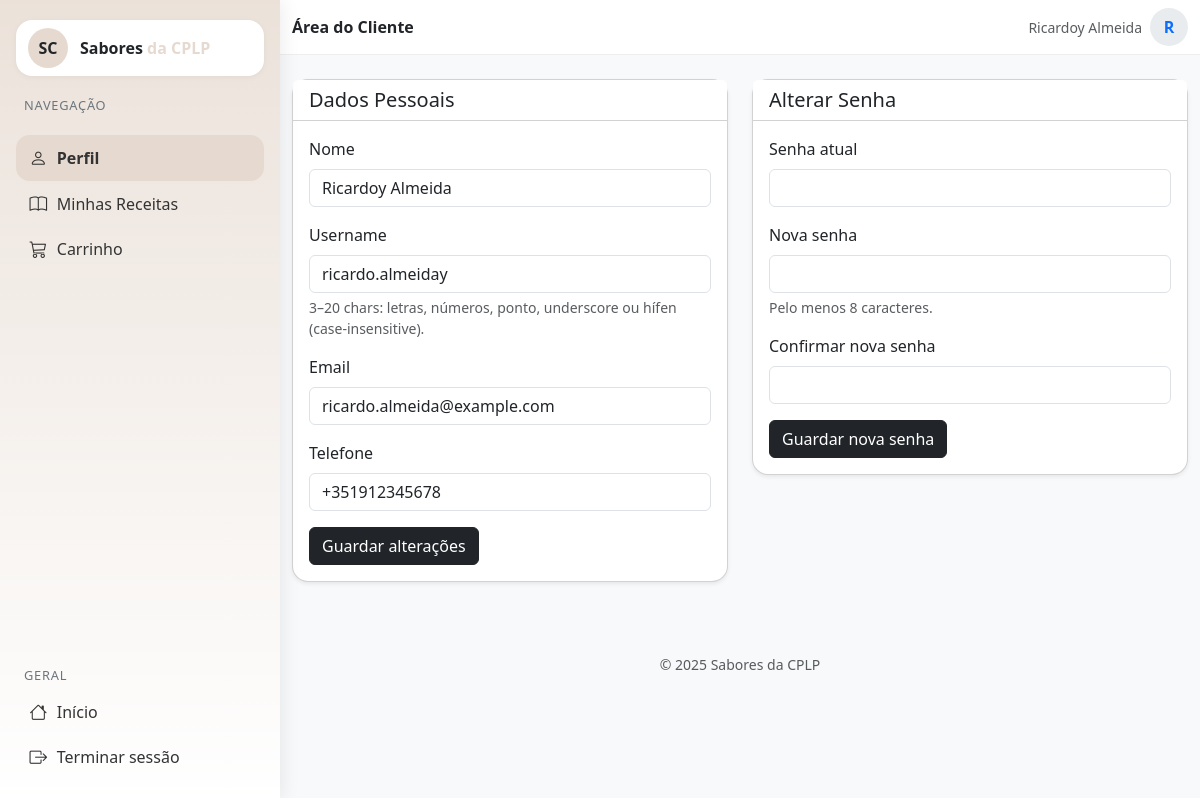
The app's page /cliente/perfil.php (signed in) with its own data.
### tables this page shows
CREATE TABLE `utilizador` (
  `id_utilizador` int(11) NOT NULL,
  `nome` varchar(45) NOT NULL,
  `username` varchar(45) NOT NULL,
  `email` varchar(65) NOT NULL,
  `telefone` varchar(20) NOT NULL,
  `password` varchar(255) NOT NULL,
  `id_tipo` int(11) NOT NULL
);

### cliente/perfil.php (the view, shortened to what this page needs)
<?php
require_once '../conexao.php';
function h($v){ return htmlspecialchars((string)$v, ENT_QUOTES | ENT_SUBSTITUTE, 'UTF-8'); }
$userId = (int) $_SESSION['id_utilizador'];
$alerts = [];
function fetchUser(mysqli $conn, int $userId): array {
    $stmt = $conn->prepare("SELECT nome, username, email, telefone FROM utilizador WHERE id_utilizador = ?");
    $stmt->bind_param('i', $userId);
    $stmt->execute();
    $stmt->bind_result($nome, $username, $email, $telefone);
    return [
        'nome' => $nome ?? '',
        'username' => $username ?? '',
        'email' => $email ?? '',
        'telefone' => $telefone ?? ''
    ];
}
$user = fetchUser($conn, $userId);
if (empty($alerts) || (count($alerts) === 1 && isset($_SESSION['flash']))) {
    $user = fetchUser($conn, $userId);
}
$initial = mb_strtoupper(mb_substr($user['nome'] ?: 'U', 0, 1, 'UTF-8'), 'UTF-8');
$current = basename($_SERVER['PHP_SELF']);
?>
<!doctype html>
<html lang="pt">
<head>
  <link href="https://cdn.jsdelivr.net/npm/bootstrap@5.3.3/dist/css/bootstrap.min.css" rel="stylesheet">
  <link href="https://cdn.jsdelivr.net/npm/bootstrap-icons@1.11.3/font/bootstrap-icons.css" rel="stylesheet">
</head>
<body>
<aside class="sidebar" id="sidebar">
  <div class="brand">
    <div class="logo">SC</div>
    <div class="fw-bold">Sabores <span class="brand-color">da CPLP</span></div>
  </div>
  <div class="nav-section-title">Navegação</div>
  <nav class="nav flex-column nav-sidebar">
    <a class="nav-link <?= $current === 'perfil.php' ? 'active' : '' ?>" href="perfil.php">
      <i class="bi bi-person"></i> Perfil
    </a>
    <a class="nav-link" href="minhas_receitas.php">
      <i class="bi bi-book"></i> Minhas Receitas
    </a>
    <a class="nav-link" href="../carrinho.php">
      <i class="bi bi-cart3"></i> Carrinho
    </a>
  </nav>
  <div class="mt-auto">
    <div class="nav-section-title">Geral</div>
    <nav class="nav flex-column nav-sidebar">
      <a class="nav-link" href="../index.php"><i class="bi bi-house"></i> Início</a>
      <a class="nav-link" href="../logout.php"><i class="bi bi-box-arrow-right"></i> Terminar sessão</a>
    </nav>
  </div>
</aside>
<div class="content">
  <div class="topbar">
    <div class="container py-2 d-flex align-items-center justify-content-between">
      <div class="d-flex align-items-center gap-2">
        <div class="fw-semibold">Área do Cliente</div>
      </div>
      <div class="dropdown">
        <a href="#" class="d-flex align-items-center gap-2 text-decoration-none" data-bs-toggle="dropdown" aria-expanded="false">
          <span class="d-none d-sm-inline text-muted small"><?= h($user['nome']) ?></span>
          <div class="avatar-top"><?= h($initial) ?></div>
        </a>
      </div>
    </div>
  </div>
  <main class="container py-4">
    <div class="row g-4">
      <div class="col-12 col-lg-6">
        <div class="card shadow-sm card-rounded">
          <div class="card-header bg-white d-flex align-items-center justify-content-between">
            <h5 class="mb-0">Dados Pessoais</h5>
          </div>
          <div class="card-body">
            <form method="post" novalidate>
              <div class="mb-3">
                <label for="nome" class="form-label">Nome</label>
                <input type="text" class="form-control" id="nome" name="nome" required autocomplete="name" value="<?= h($user['nome']) ?>">
              </div>
              <div class="mb-3">
                <label for="username" class="form-label">Username</label>
                <input
                  type="text"
                  class="form-control"
                  id="username"
                  name="username"
                  required
                  minlength="3"
                  maxlength="20"
                  pattern="[a-z0-9._-]{3,20}"
                  autocomplete="username"
                  value="<?= h($user['username']) ?>"
                >
                <div class="form-text">3–20 chars: letras, números, ponto, underscore ou hífen (case-insensitive).</div>
              </div>
              <div class="mb-3">
                <label for="email" class="form-label">Email</label>
                <input type="email" class="form-control" id="email" name="email" required autocomplete="email" value="<?= h($user['email']) ?>">
              </div>
              <div class="mb-3">
                <label for="telefone" class="form-label">Telefone</label>
                <input type="text" class="form-control" id="telefone" name="telefone" inputmode="tel" autocomplete="tel" value="<?= h($user['telefone']) ?>">
              </div>
              <button type="submit" class="btn btn-dark">Guardar alterações</button>
            </form>
          </div>
        </div>
      </div>
      <div class="col-12 col-lg-6">
        <div class="card shadow-sm card-rounded">
          <div class="card-header bg-white d-flex align-items-center justify-content-between">
            <h5 class="mb-0">Alterar Senha</h5>
          </div>
          <div class="card-body">
            <form method="post" novalidate>
              <div class="mb-3">
                <label for="senha_atual" class="form-label">Senha atual</label>
                <input type="password" class="form-control" id="senha_atual" name="senha_atual" required autocomplete="current-password">
              </div>
              <div class="mb-3">
                <label for="senha_nova" class="form-label">Nova senha</label>
                <input type="password" class="form-control" id="senha_nova" name="senha_nova" required minlength="8" autocomplete="new-password">
                <div class="form-text">Pelo menos 8 caracteres.</div>
              </div>
              <div class="mb-3">
                <label for="senha_confirma" class="form-label">Confirmar nova senha</label>
                <input type="password" class="form-control" id="senha_confirma" name="senha_confirma" required autocomplete="new-password">
              </div>
              <button type="submit" class="btn btn-dark">Guardar nova senha</button>
            </form>
          </div>
        </div>
      </div>
    </div>
  </main>
  <footer class="py-4 mt-4">
    <div class="container text-center text-muted small">
      &copy; <?= date('Y') ?> Sabores da CPLP
    </div>
  </footer>
</div>
</body>
</html>

### cliente/perfil.php (style rules this page uses)
:root { --brand: rgb(230, 218, 208); --sidebar-w: 280px; }
body { background-color: #f8f9fa; }
.sidebar { position: fixed; inset: 0 auto 0 0; width: var(--sidebar-w); background: linear-gradient(180deg, rgba(230,218,208,.8), rgba(255,255,255,.95)), #ffffff; box-shadow: 2px 0 18px rgba(0,0,0,.08); padding: 1.25rem 1rem; z-index: 1040; display: flex; flex-direction: column; gap: 1rem; }
.brand { display:flex; align-items:center; gap:.75rem; padding:.5rem .75rem; border-radius:1rem; background:#fff; box-shadow:0 1px 6px rgba(0,0,0,.05); }
.brand .logo { width:40px; height:40px; border-radius:50%; background: var(--brand); display:grid; place-items:center; font-weight:700; }
.nav-section-title { font-size:.8rem; text-transform:uppercase; letter-spacing:.06em; color:#6c757d; margin:.25rem .5rem; }
.nav-sidebar .nav-link { display:flex; align-items:center; gap:.6rem; padding:.6rem .85rem; border-radius:.85rem; color:#333; }
.nav-sidebar .nav-link i { font-size:1.1rem; }
.nav-sidebar .nav-link.active { background: var(--brand); font-weight:600; }
.content { margin-left: var(--sidebar-w); min-height: 100vh; display:flex; flex-direction:column; }
.topbar { position: sticky; top: 0; z-index: 1030; background:#fff; border-bottom:1px solid #eee; }
.avatar-top { width: 38px; height: 38px; border-radius: 50%; background:#e9ecef; display:grid; place-items:center; font-weight:700; }
.card-rounded { border-radius: 1rem; }
.brand-color { color: var(--brand); }

### records on screen
utilizador: nome "Ricardoy Almeida", nome "R", username "ricardo.almeiday", email "ricardo.almeida@example.com", telefone "+351912345678"
